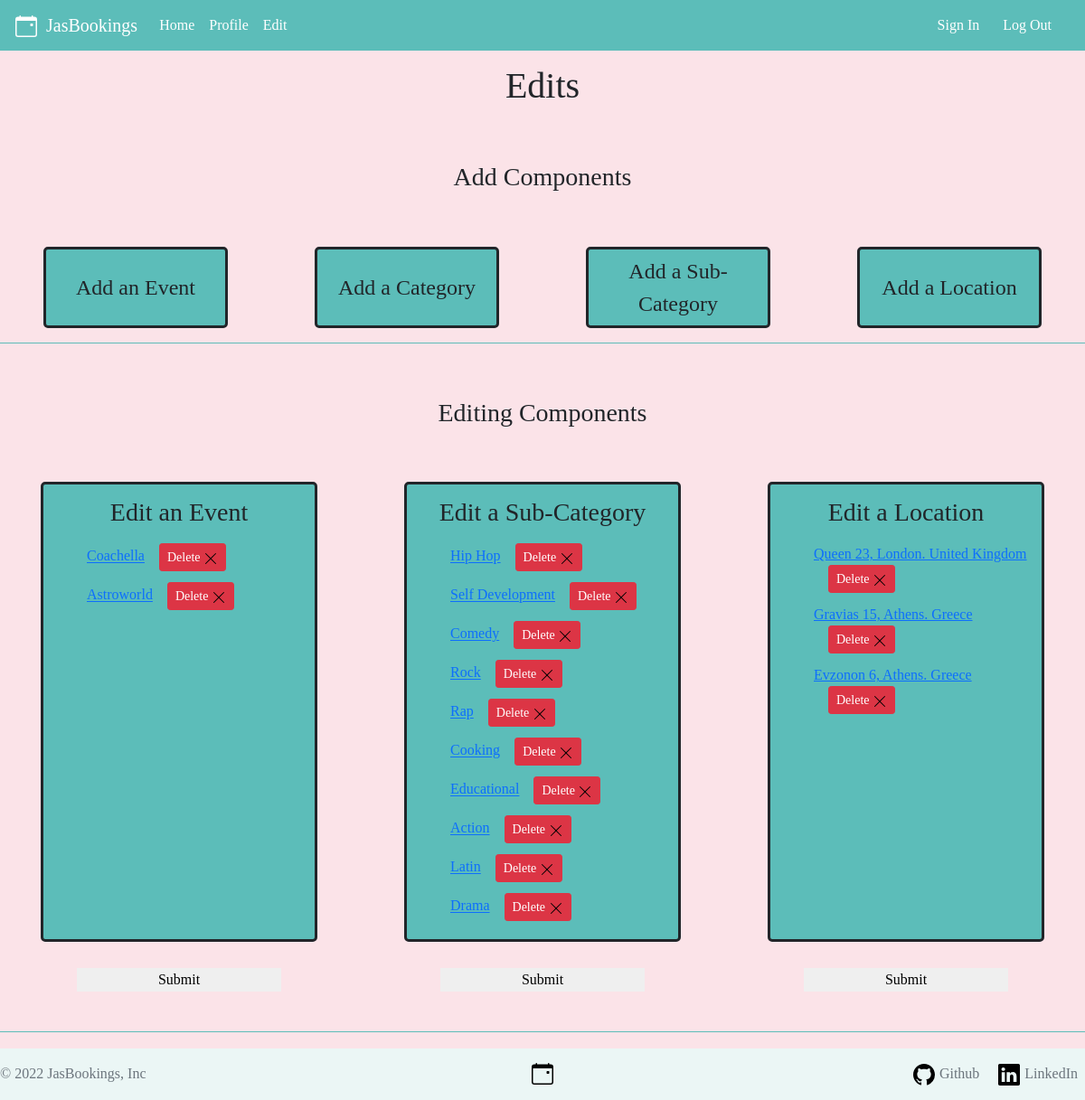
Page /events/edit/ (signed in) on the committed database.
### events/models.py (models this page shows, shortened)
class Event(models.Model):
    title = models.CharField(max_length=64)
    date = models.DateField()
    duration = models.IntegerField() #In minutes
    likes = models.ManyToManyField(User, blank= True, related_name='liked_events')
    image = models.ImageField(upload_to='images/')
    created_at = models.DateTimeField(auto_now_add=True)
    updated_at = models.DateTimeField(auto_now=True)
    sub_category = models.ForeignKey(Sub_category, on_delete=models.CASCADE)
    location = models.ForeignKey(Location, on_delete=models.CASCADE)

class Sub_category(models.Model):
    name = models.CharField(max_length=32)
    category = models.ForeignKey(Category, on_delete=models.CASCADE)
    def __str__(self):
        return f"{self.name}"

class Location(models.Model):
    city = models.CharField(max_length=64)
    country = models.CharField(max_length=32)
    street = models.CharField(max_length=64)
    street_num = models.IntegerField()
    capacity = models.IntegerField()
    def __str__(self):
        return f'{self.street} {self.street_num}, {self.city}. {self.country}'

### events/views.py (the view)
# urls.py: path('edit/', views.edit, name='edit'),
@staff_member_required
def edit(req):
    logger.info('Loading edit.html')
    if req.method == 'POST':
        logger.info(f'Received POST request: {req.POST}')
        form1 = EventForm(req.POST, req.FILES, prefix='form1')
        form2 = CategoryForm(req.POST, prefix='form2')
        form3 = SubCategoryForm(req.POST, prefix='form3')
        form4 = LocationForm(req.POST, prefix='form4')
        if form1.is_valid():
            logger.info('form1 saved')
            form1.save()
        if form2.is_valid():
            logger.info('form2 saved')
            form2.save()
        if form3.is_valid():
            logger.info('form3 saved')
            form3.save()
        if form4.is_valid():
            logger.info('form4 saved')
            form4.save()
        logger.info('Redirecting to main page')
        return HttpResponseRedirect(reverse('index'))
    else:
        form1 = EventForm(prefix='form1')
        form2 = CategoryForm(prefix='form2')
        form3 = SubCategoryForm(prefix='form3')
        form4 = LocationForm(prefix='form4')
    context = {
    'form1' : form1,
    'form2' : form2,
    'form3' : form3,
    'form4' : form4,
    'events': Event.objects.all(),
    'sub_categories': Sub_category.objects.all(),
    'locations': Location.objects.all(),
    }
    return render(req, 'events/edit.html', context)

### events/forms.py
class EventForm(forms.ModelForm):
    class Meta():
        model = Event
        fields =['title', 'date', 'duration', 'likes', 'image', 'sub_category', 'location', ]
        widgets = {
                'date': forms.DateInput(attrs={'type': 'date'}),
            }

class CategoryForm(forms.ModelForm):
    class Meta():
        model = Category
        fields =['name',]

### events/models.py (called while the page is built)
    def __str__(self):
        return f"{self.name}"

### events/templates/events/edit.html (shortened to what this page needs)
{% extends "events/base.html" %} {% load static %} {% block body %}
<h1>Edits</h1>
<h3>Add Components</h3>
<div class="row add-menu justify-content-center">
  <button class="btn col-2 mx-5" value="event">Add an Event</button>
  <button class="btn col-2 mx-5" value="category">Add a Category</button>
  <button class="btn col-2 mx-5" value="sub-category">Add a Sub-Category</button>
  <button class="btn col-2 mx-5" value="location">Add a Location </button>
</div>
<hr>
<h3>Editing Components</h3>
<div class="row edit-menu justify-content-center">
  <div class="event col-3 mx-5">
    <h3>Edit an Event</h3>
    <ul>
      {% for event in events %}
        <li class="my-1 p-1"><a href="{% url 'edit_event' event.id %}">{{event.title}}</a><a href="{% url 'delete_event' event.id %}" class="btn btn-sm btn-danger mx-3">Delete <img src="{% static 'svgIcons/x-lg.svg' %}" alt="large-X"></a></li>
      {% endfor %}
    </ul>
  </div>
  <div class="sub_category col-3 mx-5">
    <h3 >Edit a Sub-Category</h3>
    <ul>
      {% for sub_category in sub_categories %}
        <li class="my-1 p-1"><a href="{% url 'edit_sub_category' sub_category.id %}">
        {{sub_category.name}}</a><a href="{% url 'delete_sub_category' sub_category.id %}" class="btn btn-sm btn-danger mx-3">Delete <img src="{% static 'svgIcons/x-lg.svg' %}" alt="large-X"></a></li>
      {% endfor %}
    </ul>
  </div>
  <div class="location col-3 mx-5">
    <h3 >Edit a Location </h3>
    <ul>
      {% for location in locations %}
        <li class="my-1 p-1"><a href="{% url 'edit_location' location.id %}">{{location}}</a><a href="{% url 'delete_location' location.id %}" class="btn btn-sm btn-danger mx-3">Delete <img src="{% static 'svgIcons/x-lg.svg' %}" alt="large-X"></a></li>
      {% endfor %}
    </ul>
  </div>
</div>
<div class="row justify-content-center">
  <div class="col-3 edit-form mx-5">
    <form action="" method="POST">
      <input type="submit" value="Submit">
    </form>
  </div>
  <div class="col-3 edit-form mx-5">
    <form action="" method="POST">
      <input type="submit" value="Submit">
    </form>
  </div>
  <div class="col-3 edit-form mx-5">
    <form action="" method="POST" >
      <input type="submit" value="Submit">
    </form>
  </div>
</div>
<hr>
{%endblock %}

### events/static/events/css/style.css (style rules this page uses)
body { background-color: #fbe3e8; font-family: Century Gothic; margin-bottom: 75px; }
h1 { text-align: center; margin: 15px 0 25px 0; }
h3 { margin-top: 5%; margin-bottom: 5%; text-align: center; }
hr { background-color: #5cbdb9; border: none; opacity: 100%; }
form { margin: 5%; padding: 5%; display: flex; justify-content: flex-start; gap: 15px; flex-shrink: 1; flex-direction: column; }
.add-menu button { background-color: #5cbdb9; border-radius: 5px; font-size: x-large; border: solid; }
.edit-menu div { background-color: #5cbdb9; border-radius: 5px; border: solid; }
.edit-menu ul { text-align: start; list-style: none; }
input { border: none; }

### rows in the picture
Event: title "Coachella"
Event: title "Astroworld"
Sub_category: name "Hip Hop"
Sub_category: name "Self Development"
Sub_category: name "Comedy"
Sub_category: name "Rock"
Sub_category: name "Rap"
Sub_category: name "Cooking"
Sub_category: name "Educational"
Sub_category: name "Action"
Sub_category: name "Latin"
Sub_category: name "Drama"
Location: street+street_num+city "Queen 23, London. United Kingdom"
Location: street+street_num+city "Gravias 15, Athens. Greece"
Location: street+street_num+city "Evzonon 6, Athens. Greece"
